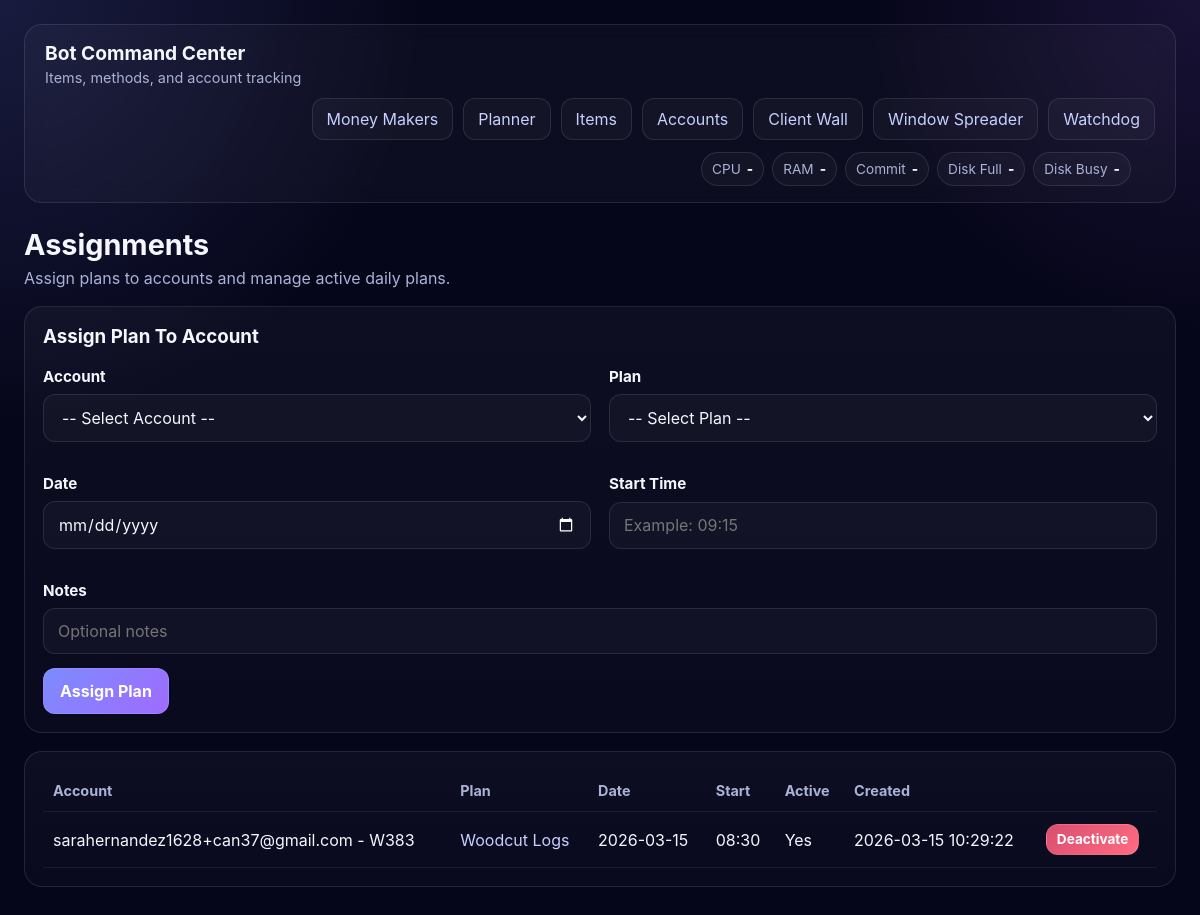
The app's page /planner_core/assignments with its own data.
### app/models.py (models this page shows)
class AccountPlanAssignment(Base):
    __tablename__ = "account_plan_assignment"
    __table_args__ = (
        Index("ix_account_plan_assignment_account_active", "account_id", "is_active"),
        Index("ix_account_plan_assignment_account_date", "account_id", "assigned_for_date"),
        Index("ix_account_plan_assignment_plan_date", "plan_id", "assigned_for_date"),
        Index("ix_account_plan_assignment_date_active", "assigned_for_date", "is_active"),
    )
    id: Mapped[int] = mapped_column(primary_key=True)
    account_id: Mapped[int] = mapped_column(ForeignKey("account.id"))
    plan_id: Mapped[int] = mapped_column(ForeignKey("plan_template.id"))
    assigned_for_date: Mapped[Optional[date]] = mapped_column(Date, nullable=True)
    planned_start_time: Mapped[Optional[str]] = mapped_column(String(20), nullable=True)
    is_active: Mapped[bool] = mapped_column(default=True)
    notes: Mapped[Optional[str]] = mapped_column(Text, nullable=True)
    created_at: Mapped[datetime] = mapped_column(
        DateTime(timezone=True),
        server_default=func.now(),
    )
    account: Mapped["Account"] = relationship(back_populates="plan_assignments")
    plan: Mapped["PlanTemplate"] = relationship(back_populates="assignments")

class Account(Base):
    __tablename__ = "account"
    id: Mapped[int] = mapped_column(primary_key=True)
    label: Mapped[str] = mapped_column(String(255), index=True)
    email_address: Mapped[Optional[str]] = mapped_column(String(255), nullable=True)
    email_password: Mapped[Optional[str]] = mapped_column(String(255), nullable=True)
    rs_email: Mapped[Optional[str]] = mapped_column(String(255), nullable=True)
    rs_password: Mapped[Optional[str]] = mapped_column(String(255), nullable=True)
    rsn: Mapped[Optional[str]] = mapped_column(String(255), nullable=True)
    proxy_ip: Mapped[Optional[str]] = mapped_column(String(255), nullable=True)
    proxy_port: Mapped[Optional[str]] = mapped_column(String(50), nullable=True)
    proxy_username: Mapped[Optional[str]] = mapped_column(String(255), nullable=True)
    proxy_password: Mapped[Optional[str]] = mapped_column(String(255), nullable=True)
    notes: Mapped[Optional[str]] = mapped_column(Text, nullable=True)
    botting_hub_config_id: Mapped[Optional[int]] = mapped_column(Integer, nullable=True, unique=True, index=True)
    botting_hub_account_id: Mapped[Optional[int]] = mapped_column(Integer, nullable=True, index=True)
    botting_hub_proxy_id: Mapped[Optional[int]] = mapped_column(Integer, nullable=True, index=True)
    world: Mapped[Optional[int]] = mapped_column(Integer, nullable=True)
    status: Mapped[Optional[str]] = mapped_column(String(50), nullable=True)
    banned: Mapped[bool] = mapped_column(default=False, server_default="0")
    created_at: Mapped[datetime] = mapped_column(
        DateTime(timezone=True),
        server_default=func.now(),
    )
    updated_at: Mapped[datetime] = mapped_column(
        DateTime(timezone=True),
        server_default=func.now(),
        onupdate=func.now(),
    )
    plan_assignments: Mapped[list["AccountPlanAssignment"]] = relationship(
        back_populates="account",
        cascade="all, delete-orphan",
    )
    progress: Mapped[Optional["AccountProgress"]] = relationship(
        back_populates="account",
        cascade="all, delete-orphan",
        uselist=False,
    )
    goals: Mapped[list["AccountGoal"]] = relationship(
        back_populates="account",
        cascade="all, delete-orphan",
    )
    expenses: Mapped[list["AccountExpense"]] = relationship(
        back_populates="account",
        cascade="all, delete-orphan",
    )

class PlanTemplate(Base):
    __tablename__ = "plan_template"
    __table_args__ = (
        Index("ix_plan_template_generated", "is_generated"),
    )
    id: Mapped[int] = mapped_column(primary_key=True)
    name: Mapped[str] = mapped_column(String(255), index=True)
    description: Mapped[Optional[str]] = mapped_column(Text, nullable=True)
    is_generated: Mapped[bool] = mapped_column(default=False)
    target_active_minutes: Mapped[Optional[int]] = mapped_column(Integer, nullable=True)
    created_at: Mapped[datetime] = mapped_column(
        DateTime(timezone=True),
        server_default=func.now(),
    )
    updated_at: Mapped[datetime] = mapped_column(
        DateTime(timezone=True),
        server_default=func.now(),
        onupdate=func.now(),
    )
    steps: Mapped[list["PlanStep"]] = relationship(
        back_populates="plan",
        cascade="all, delete-orphan",
        order_by="PlanStep.step_order",
    )
    assignments: Mapped[list["AccountPlanAssignment"]] = relationship(
        back_populates="plan",
        cascade="all, delete-orphan",
    )

### app/planner.py (the view)
@router.get("/planner_core/assignments", response_class=HTMLResponse)
def planner_assignments(request: Request, session: Session = Depends(get_session)):
    templates = get_templates(request)
    accounts = session.scalars(select(Account).order_by(Account.label)).all()
    plans = session.scalars(select(PlanTemplate).order_by(PlanTemplate.name)).all()
    assignments = session.scalars(
        select(AccountPlanAssignment).order_by(AccountPlanAssignment.created_at.desc())
    ).all()
    return templates.TemplateResponse(
        request,
        "planner_assignments.html",
        {
            "request": request,
            "accounts": accounts,
            "plans": plans,
            "assignments": assignments,
            "message": request.query_params.get("message"),
        },
    )

### app/templates/planner_assignments.html (shortened to what this page needs)
{% extends "base.html" %}
{% block content %}
<div class="page-header">
    <div>
        <h2>Assignments</h2>
        <p>Assign plans to accounts and manage active daily plans.</p>
    </div>
</div>
<div class="card">
    <h3 style="margin-top: 0;">Assign Plan To Account</h3>
    <form action="/planner_core/assignments" method="post">
        <div class="form-grid">
            <div class="form-group">
                <label for="account_id">Account</label>
                <select name="account_id" id="account_id" required>
                    <option value="">-- Select Account --</option>
                </select>
            </div>
            <div class="form-group">
                <label for="plan_id">Plan</label>
                <select name="plan_id" id="plan_id" required>
                    <option value="">-- Select Plan --</option>
                </select>
            </div>
            <div class="form-group">
                <label for="assigned_for_date">Date</label>
                <input type="date" name="assigned_for_date" id="assigned_for_date">
            </div>
            <div class="form-group">
                <label for="planned_start_time">Start Time</label>
                <input type="text" name="planned_start_time" id="planned_start_time" placeholder="Example: 09:15">
            </div>
            <div class="form-group form-group-full">
                <label for="notes">Notes</label>
                <input type="text" name="notes" id="notes" placeholder="Optional notes">
            </div>
        </div>
        <button type="submit">Assign Plan</button>
    </form>
</div>
<div class="card">
    <table>
        <thead>
            <tr>
                <th>Account</th>
                <th>Plan</th>
                <th>Date</th>
                <th>Start</th>
                <th>Active</th>
                <th>Created</th>
                <th></th>
            </tr>
        </thead>
        <tbody>
            {% for assignment in assignments %}
            <tr>
                <td>{{ assignment.account.label }}</td>
                <td><a href="/planner_core/plans/{{ assignment.plan.id }}">{{ assignment.plan.name }}</a></td>
                <td>{{ assignment.assigned_for_date or "-" }}</td>
                <td>{{ assignment.planned_start_time or "-" }}</td>
                <td>{% if assignment.is_active %}Yes{% else %}No{% endif %}</td>
                <td>{{ assignment.created_at }}</td>
                <td>
                    {% if assignment.is_active %}
                    <form action="/planner_core/assignments/{{ assignment.id }}/deactivate" method="post">
                        <button type="submit" class="danger tiny-btn">Deactivate</button>
                    </form>
                    {% else %}
                    -
                    {% endif %}
                </td>
            </tr>
            {% else %}
            <tr>
                <td colspan="7">No assignments yet.</td>
            </tr>
            {% endfor %}
        </tbody>
    </table>
</div>
{% endblock %}

### app/templates/base.html (style rules this page uses)
:root { color-scheme: dark; --bg: #06061a; --card: #0e1030; --card-2: #13163f; --border: rgba(255,255,255,0.10); --text: #f5f7ff; --muted: #aab2d5; --accent: #7c8cff; --accent-2: #9f6bff; --good: #58d68d; --bad: #ff6b81; --warn: #ffd166; }
* { box-sizing: border-box; }
body { margin: 0; font-family: Inter, Segoe UI, Arial, sans-serif; background: radial-gradient(circle at top left, rgba(124, 140, 255, 0.16), transparent 28%), radial-gradient(circle at top right, rgba(159, 107, 255, 0.12), transparent 22%), var(--bg); color: var(--text); }
a { color: #c7d0ff; text-decoration: none; }
.page-header { display: flex; gap: 16px; justify-content: space-between; align-items: flex-start; flex-wrap: wrap; margin-bottom: 18px; }
.page-header h2 { margin: 0 0 6px 0; font-size: 1.8rem; }
.page-header p { margin: 0; color: var(--muted); }
.card { background: linear-gradient(180deg, rgba(255,255,255,0.035), rgba(255,255,255,0.02)); border: 1px solid var(--border); border-radius: 18px; padding: 18px; margin-bottom: 18px; }
form { margin: 0; }
.form-row, .form-group { display: grid; gap: 8px; margin-bottom: 14px; }
.form-grid { display: grid; grid-template-columns: repeat(2, minmax(0, 1fr)); gap: 18px; }
.form-group-full, .form-group-lg { grid-column: span 2; }
label { font-weight: 700; font-size: 0.95rem; }
input, textarea, select, button { font: inherit; }
input, textarea, select { width: 100%; padding: 12px 14px; border-radius: 12px; border: 1px solid var(--border); background: rgba(255,255,255,0.03); color: var(--text); }
button { padding: 12px 16px; border: 1px solid var(--border); border-radius: 12px; background: linear-gradient(135deg, var(--accent), var(--accent-2)); color: white; cursor: pointer; font-weight: 700; }
button.danger { background: linear-gradient(135deg, #d94f70, #ff6b81); }
table { width: 100%; border-collapse: collapse; overflow: hidden; }
th, td { text-align: left; padding: 12px 10px; border-bottom: 1px solid rgba(255,255,255,0.07); vertical-align: middle; }
th { color: var(--muted); font-size: 0.9rem; font-weight: 700; }
.tiny-btn { padding: 8px 10px; font-size: 0.85rem; line-height: 1; }

### records on screen
AccountPlanAssignment: account.label "sarahernandez1628+can37@gmail.com - W383", plan.name "Woodcut Logs", assigned_for_date "2026-03-15", planned_start_time "08:30", is_active "Yes", created_at "2026-03-15 10:29:22"
